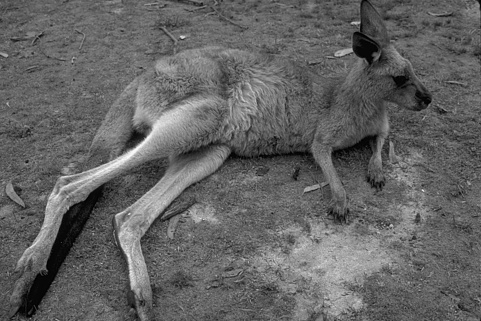
#> input picture Canny-Edge-Detector-Simplified/original_images_cs558_bw1/kangaroo.pgm, 481 x 321 px; its folder holds 3 pictures in this run
$ jupyter execute --allow-errors analysis.ipynb   (shell and % lines are left out)
#> lines starting #> are read from the running program, lines starting #| are printed output that depends on the picture
### Canny-Edge-Detector-Simplified/problem1.py
from typing import List

import numpy as np

from util import ops
from util.gaussian import GaussianFilter


class GaussianDerivativeFilter(GaussianFilter):

    HORIZONTAL_SOBEL_FILTER = [
        [-1, 0, 1],
        [-2, 0, 2],
        [-1, 0, 1]
    ]

    VERTICAL_SOBEL_FILTER = [
        [-1, -2, -1],
        [0,  0,  0],
        [1,  2,  1]
    ]

    def __init__(self, sigma: int = 1) -> None:
        super().__init__(sigma)
        # create the 2D Gaussian filter
        self.filter_matrix = self.create_gaussian_filter(self.sigma)

    # [35 lines left out: functions _compute_derivatives, detect_edges, not called in this run]


# [3 lines that do not run on import are left out]

### Canny-Edge-Detector-Simplified/analysis.ipynb
## Imports

[cell 1]
import glob
from typing import List

import numpy as np
import matplotlib.pyplot as plt

## Loading Data

[cell 2]
original_img_paths = glob.glob("./original_images_cs558_bw1/*")

[cell 3]
from PIL import Image

def load_pgm(filename: str) -> List[List[int]]:
    '''Allows us to convert images from its binary form to a 2D list representing the grayscale image.'''
#> called with filename = './original_images_cs558_bw1/kangaroo.pgm'
    with Image.open(filename) as img:
        # Convert the image to grayscale
#> img is the input picture: PIL image 481x321 L; min 0, max 253, mean 99.5
        img = img.convert('L')

        # Get image data as a list of lists (2D list)
        image_data = list(img.getdata())
#> image_data = 154401 items
        width, height = img.size
#> width = 481; height = 321
        print(f"Dimensions of {filename}: {width} x {height}")
#| Dimensions of ./original_images_cs558_bw1/kangaroo.pgm: 481 x 321
        image_data = [image_data[i * width: (i + 1) * width] for i in range(height)]
#> image_data = 321 items

    return image_data

[cell 4]
original_images_list = [
    load_pgm(filename) for filename in original_img_paths
]
#> call 2 of load_pgm, with filename = './original_images_cs558_bw1/plane.pgm'
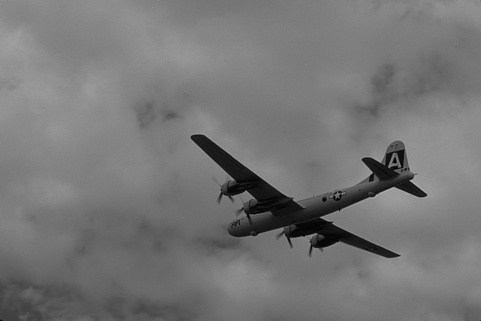
#> input picture Canny-Edge-Detector-Simplified/original_images_cs558_bw1/plane.pgm, 481 x 321 px
#> in load_pgm, img is the input picture: PIL image 481x321 L; min 1, max 177, mean 118.3
#> in load_pgm (call 2), `image_data = list(img.getdata())`: image_data = 154401 items
#| Dimensions of ./original_images_cs558_bw1/plane.pgm: 481 x 321
#> in load_pgm (call 2), `image_data = [image_data[i * width: (i + 1) * width] for i in range(he..`: image_data = 321 items
#> call 3 of load_pgm, with filename = './original_images_cs558_bw1/red.pgm'
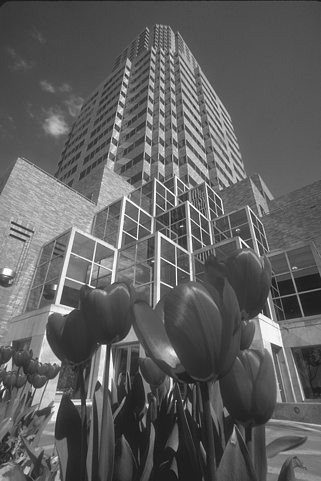
#> input picture Canny-Edge-Detector-Simplified/original_images_cs558_bw1/red.pgm, 321 x 481 px
#> in load_pgm, img is the input picture: PIL image 321x481 L; min 22, max 255, mean 95.9
#> in load_pgm (call 3), `image_data = list(img.getdata())`: image_data = 154401 items
#| Dimensions of ./original_images_cs558_bw1/red.pgm: 321 x 481
#> in load_pgm (call 3), `image_data = [image_data[i * width: (i + 1) * width] for i in range(he..`: image_data = 481 items
#> original_images_list = 3 items

[cell 5]
original_images_dict = dict(zip(
    ["Red", "Plane", "Kangroo"], original_images_list
))
#> original_images_dict = 3 items

## Gaussian Filtering of the Input Image

Based on an earlier run of this code, we visualized Gaussian smoothening of all 3 images using `sigma` values from 1 to 10:

Unfortunately, these images got clipped accidentally because I messed up my zero padding function 😅.
So for the visualization below - we'll run the smoothening function again. And as per the submission requirements, we'll only use 2 different `sigma` values - specifically, `3` and `8`:

[cell 6]
from mpl_toolkits.axes_grid1 import ImageGrid
from problem1 import GaussianDerivativeFilter

#> (a cell that did not finish here is left out)
